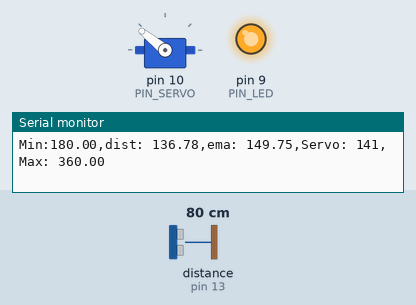
The sketch below on a simulated Arduino Uno, built with avr-gcc and run on an emulated ATmega328P. Shown: servo, output pins drawn as LEDs (lit = HIGH), the last lines printed to the serial monitor. Wiring (inferred from the names in the program): ultrasonic range finder: trigger pin 12; echo pin 13. Dashed ring = blinking. Inputs (shaded band) come from the test bench; at power-on: distance to the obstacle (sensor on pin 13) 80 cm. The echo pulse lasts 58.3 µs per cm; pins used as bus, display or sensor lines are not drawn.

Above: at 1.2 s.
1.3 s: distance to the obstacle (sensor on pin 13) set to 18 cm
At 2.19 s:
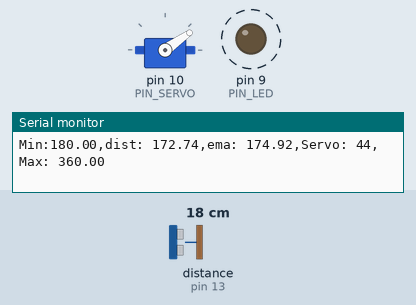
At 3.9 s:
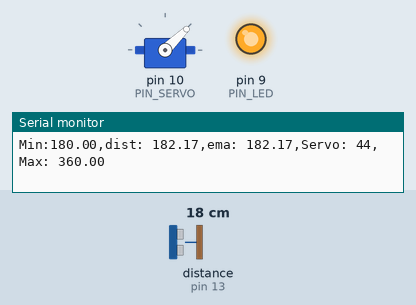
4.2 s: distance to the obstacle (sensor on pin 13) set to 35 cm
At 4.74 s:
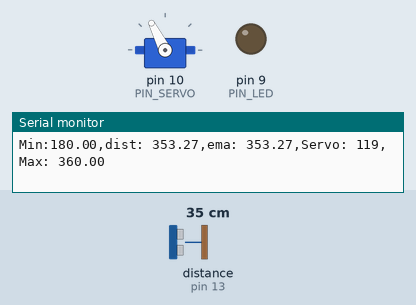
Timing chart, 0 to 13.2 s (numbered marks = the images above; inputs shaded):
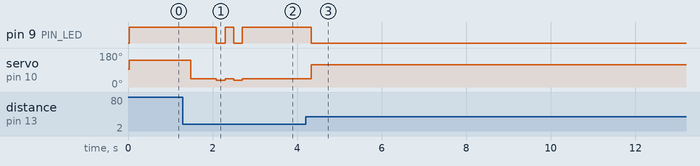

Measured:
- after the input at 1.3 s, pin 9 (PIN_LED): alternates HIGH for 0.20 s and LOW for 0.20 s, 4 changes in all, then stays HIGH, starting after 0.79 s; servo on pin 10 (PIN_SERVO): goes 44° 0.61 s, 35° 0.20 s, 44° 0.20 s, 35° 0.20 s, then 44°, starting after 0.18 s
- after the input at 4.2 s, pin 9 (PIN_LED): goes on until 4.3 s, then stays LOW

The sketch:

11_example_1.ino
```cpp
#include <Servo.h>

// Arduino pin assignment
#define PIN_LED   9   // LED active-low
#define PIN_TRIG  12  // sonar sensor TRIGGER
#define PIN_ECHO  13  // sonar sensor ECHO
#define PIN_SERVO 10  // servi motor
Servo myservo;
// configurable parameters for sonar
#define SND_VEL 346.0     // sound velocity at 24 celsius degree (unit: m/sec)
#define INTERVAL 25      // sampling interval (unit: msec)
#define PULSE_DURATION 10 // ultra-sound Pulse Duration (unit: usec)
#define _DIST_MIN 180.0   // minimum distance to be measured (unit: mm)
#define _DIST_MAX 360.0   // maximum distance to be measured (unit: mm)

#define TIMEOUT ((INTERVAL / 2) * 1000.0) // maximum echo waiting time (unit: usec)
#define SCALE (0.001 * 0.5 * SND_VEL) // coefficent to convert duration to distance

#define _EMA_ALPHA 0.3    // EMA weight of new sample (range: 0 to 1)
                          // Setting EMA to 1 effectively disables EMA filter.

// Target Distance
#define _TARGET_LOW  180.0
#define _TARGET_HIGH 220.0

// duty duration for myservo.writeMicroseconds()
// NEEDS TUNING (servo by servo)

#define _DUTY_MIN 1000 // servo full clockwise position (0 degree)
#define _DUTY_NEU 1500 // servo neutral position (90 degree)
#define _DUTY_MAX 2000 // servo full counterclockwise position (180 degree)

// global variables
float  dist_ema, dist_prev = _DIST_MAX; // unit: mm
unsigned long last_sampling_time; // unit: ms


void setup() {
  // initialize GPIO pins
  pinMode(PIN_LED, OUTPUT);
  pinMode(PIN_TRIG, OUTPUT);  // sonar TRIGGER
  pinMode(PIN_ECHO, INPUT);   // sonar ECHO
  digitalWrite(PIN_TRIG, LOW);  // turn-off Sonar

  myservo.attach(PIN_SERVO);
  myservo.writeMicroseconds(_DUTY_NEU);

  // initialize USS related variables
  dist_prev = _DIST_MIN; // raw distance output from USS (unit: mm)

  // initialize serial port
  Serial.begin(115200);
}

void loop() {
  float  dist_raw;

  // wait until next sampling time.
  if (millis() < (last_sampling_time + INTERVAL))
    return;

  dist_raw = USS_measure(PIN_TRIG, PIN_ECHO); // read distance

  if (dist_raw < _DIST_MIN) {
    dist_raw = dist_ema;           // cut lower than minimum
    digitalWrite(PIN_LED, 1);
    myservo.writeMicroseconds(_DUTY_MIN);   // LED OFF
    delay(200);
  }
  else if (dist_raw > _DIST_MAX) {
    dist_raw = dist_ema;
     myservo.writeMicroseconds(_DUTY_MAX);
     digitalWrite(PIN_LED, 1);       // LED OFF
     delay(200);
  }
  else {    // In desired Range
    digitalWrite(PIN_LED, 0);       // LED ON
    dist_prev = dist_raw;
    dist_ema = dist_raw;
    myservo.writeMicroseconds((50/9)*dist_raw);
    delay(200);
  }

  // Apply ema filter here
  dist_ema = _EMA_ALPHA * dist_prev + (1-_EMA_ALPHA) * dist_ema;

  // adjust servo position according to the USS read value

  // add your code here!
  // Use _TARGET_LOW, _TARGTE_HIGH

  // output the distance to the serial port
  Serial.print("Min:");    Serial.print(_DIST_MIN);
  Serial.print(",dist: "), Serial.print(dist_raw);
  Serial.print(",ema: "), Serial.print(dist_ema);
  Serial.print(",Servo: "), Serial.print(myservo.read());
  Serial.print(",Max: "), Serial.print(_DIST_MAX);
  Serial.println("");

  // update last sampling time
  last_sampling_time += INTERVAL;
}

// get a distance reading from USS. return value is in millimeter.
float USS_measure(int TRIG, int ECHO)
{
  digitalWrite(TRIG, HIGH);
  delayMicroseconds(PULSE_DURATION);
  digitalWrite(TRIG, LOW);

  return pulseIn(ECHO, HIGH, TIMEOUT) * SCALE; // unit: mm

  // Pulse duration to distance conversion example (target distance = 17.3m)
  // - round trip distance: 34.6m
  // - expected pulse duration: 0.1 sec, or 100,000us
  // - pulseIn(ECHO, HIGH, timeout) * 0.001 * 0.5 * SND_VEL
  //        = 100,000 micro*sec * 0.001 milli/micro * 0.5 * 346 meter/sec
  //        = 100,000 * 0.001 * 0.5 * 346 * micro * sec * milli * meter
  //                                        ----------------------------
  //                                         micro * sec
  //        = 100 * 173 milli*meter = 17,300 mm = 17.3m
  // pulseIn() returns microseconds.
}
```
